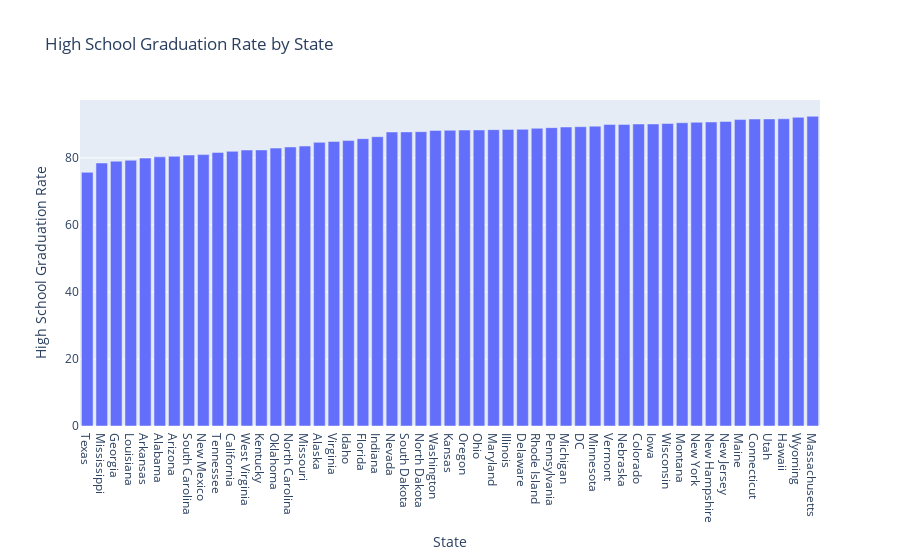

Here is the notebook cell this chart was saved with:
### Code cell
highschool_graduation = px.bar(highschool_by_state, x="State", y="percent_completed_hs", title="High School Graduation Rate by State")
highschool_graduation.update_layout(xaxis={'categoryorder': 'total ascending'}, xaxis_title="State", yaxis_title="High School Graduation Rate")
highschool_graduation.show()

### Figure 1 — Plotly figure (JSON) as saved in the notebook; plotly's stock layout.template omitted (floating-point values rounded to 4 significant figures)
{"data": [{"alignmentgroup": "True", "hovertemplate": "State=%{x}<br>percent_completed_hs=%{y}<extra></extra>", "legendgroup": "", "marker": {"color": "#636efa", "pattern": {"shape": ""}}, "name": "", "offsetgroup": "", "orientation": "v", "showlegend": false, "textposition": "auto", "type": "bar", "x": ["Texas", "Mississippi", "Georgia", "Louisiana", "Arkansas", "Alabama", "Arizona", "South Carolina", "New Mexico", "Tennessee", "California", "West Virginia", "Kentucky", "Oklahoma", "North Carolina", "Missouri", "Alaska", "Virginia", "Idaho", "Florida", "Indiana", "Nevada", "South Dakota", "North Dakota", "Washington", "Kansas", "Oregon", "Ohio", "Maryland", "Illinois", "Delaware", "Rhode Island", "Pennsylvania", "Michigan", "DC", "Minnesota", "Vermont", "Nebraska", "Colorado", "Iowa", "Wisconsin", "Montana", "New York", "New Hampshire", "New Jersey", "Maine", "Connecticut", "Utah", "Hawaii", "Wyoming", "Massachusetts"], "xaxis": "x", "y": [75.69, 78.47, 79.01, 79.29, 79.95, 80.3, 80.47, 80.85, 80.98, 81.63, 81.96, 82.35, 82.37, 82.91, 83.25, 83.52, 84.63, 84.88, 85.17, 85.74, 86.32, 87.72, 87.75, 87.82, 88.2, 88.23, 88.3, 88.34, 88.42, 88.48, 88.52, 88.82, 89.02, 89.21, 89.3, 89.47, 89.98, 89.99, 90.11, 90.11, 90.26, 90.49, 90.61, 90.71, 90.85, 91.43, 91.59, 91.62, 91.67, 92.1, 92.4], "yaxis": "y"}], "layout": {"barmode": "relative", "legend": {"tracegroupgap": 0}, "title": {"text": "High School Graduation Rate by State"}, "xaxis": {"anchor": "y", "categoryorder": "total ascending", "domain": [0, 1], "title": {"text": "State"}}, "yaxis": {"anchor": "x", "domain": [0, 1], "title": {"text": "High School Graduation Rate"}}}}
